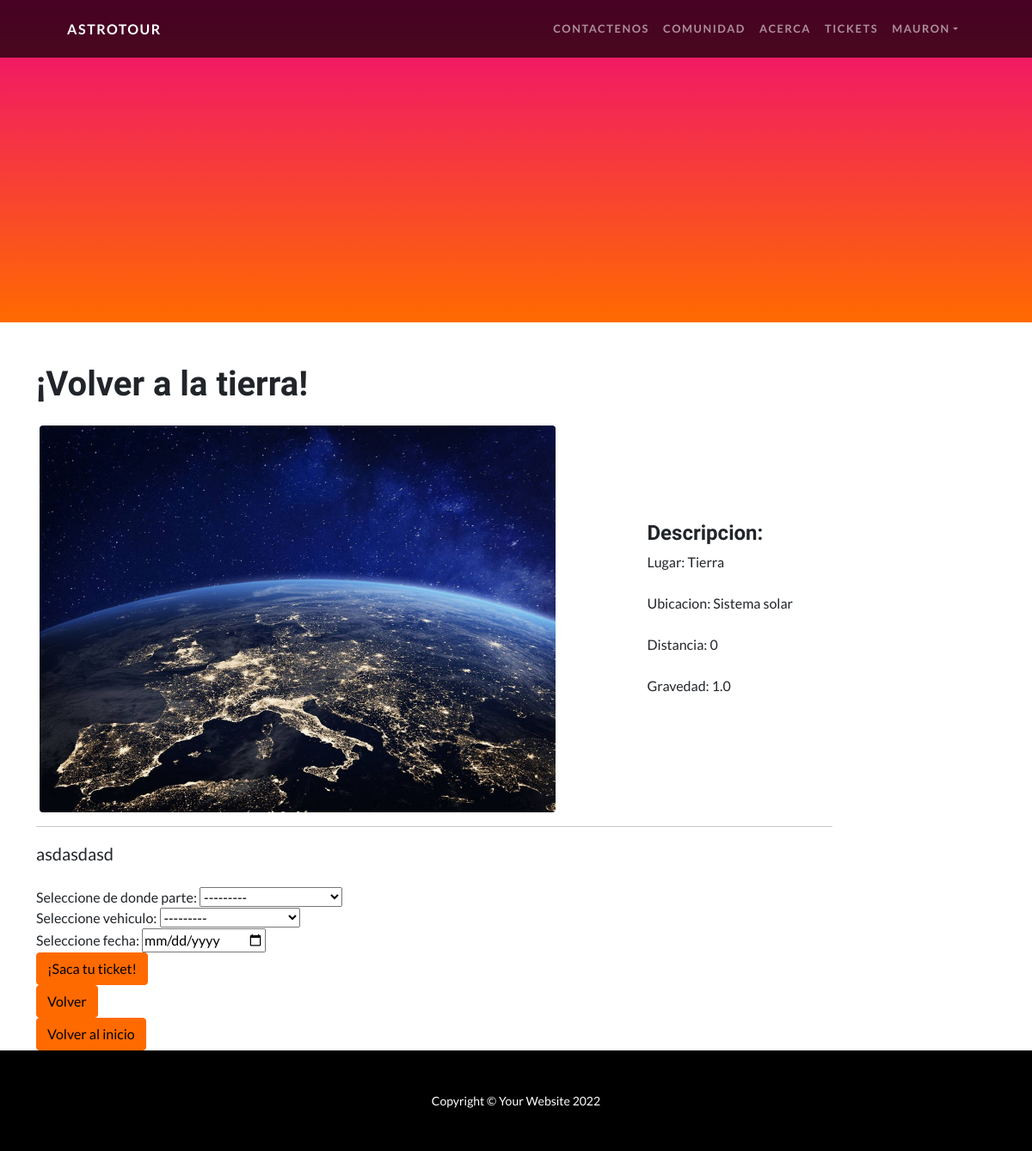
Page /viaje/crear-ticket-tierra (signed in) on the committed database.
### Viajes/models.py (models this page shows)
class Destino(models.Model):
    lugar = models.CharField(max_length = 50)
    ubicacion = models.CharField(max_length= 50)
    kilometros = models.IntegerField()
    gravedad = models.FloatField()
    resumen = models.TextField()
    descripcion = models.TextField()
    imagen = models.ImageField(upload_to = "imagen")
    def __str__(self):
        return f"{self.lugar}"

### Viajes/views.py (the view)
# urls.py: path('crear-ticket-tierra', views.volver_tierra, name = "Crear_ticket_tierra"),
def volver_tierra(request):
    user1 = request.user
    astroturista = Astroturista.objects.get(user = user1)
    if request.method == "POST":
        ticket_formulario = Ticket_formulario(request.POST)
        if ticket_formulario.is_valid():
            ticket_informacion = ticket_formulario.cleaned_data
            tierra = Destino.objects.get(lugar = "Tierra")
            if ticket_informacion["fecha"] > datetime.now().date():
                ticket = Ticket_abordaje (
                    usuario = astroturista,
                    destino = tierra,
                    vehiculo = ticket_informacion["vehiculo"],
                    precio = None,
                    tiempo = None,
                    fecha = ticket_informacion["fecha"]
                    )
                if Vuelos.objects.filter(fecha = ticket.fecha, destino_id = ticket.destino, vehiculo_id = ticket.vehiculo).exists() and Vuelos.objects.get(fecha = ticket.fecha, destino_id = ticket.destino, vehiculo_id = ticket.vehiculo).asientos_disponibles < 1:
                    return render(request, "no_mas_asientos.html")
                else:
                    ticket.save()
                    ticket.precio = ticket_informacion["destino"].kilometros * ticket.vehiculo.precio_x_km
                    ticket.save()
                    ticket.tiempo = ticket_informacion["destino"].kilometros / ticket.vehiculo.velocidad
                    ticket.save()
                    tiempo = (ticket.tiempo*60) % 60
                    vuelos = Vuelos (
                        destino = tierra,
                        vehiculo = ticket_informacion["vehiculo"],
                        fecha = ticket_informacion["fecha"],
                        asientos_disponibles = ticket.vehiculo.cantidad_pasajeros - 1,
                        tiempo_viaje = ticket.tiempo
                    )
                    if not Vuelos.objects.filter(fecha__icontains = ticket.fecha).exists():
                        vuelos.save()
                        vuelos.vuelo_ticket.add(ticket.id)
                    elif Vuelos.objects.filter(fecha__icontains = ticket.fecha, vehiculo = ticket.vehiculo).exists() and Vuelos.objects.filter(vehiculo = ticket.vehiculo).exists():
                        vuelos.save()
                        vuelos.vuelo_ticket.add(ticket.id)
                    else:
                        vuelo_ya_creado = Vuelos.objects.get(fecha = ticket.fecha, destino_id = ticket.destino, vehiculo_id = ticket.vehiculo)
                        Vuelos.objects.get(fecha = ticket.fecha, destino_id = ticket.destino, vehiculo_id = ticket.vehiculo).vuelo_ticket.add(ticket.id)
                        vuelo_ya_creado.asientos_disponibles -= 1
                        vuelo_ya_creado.save()
                    ticket_contexto = ticket
                    asunto_mail = f"Se ha generado el ticket de abordaje {ticket.id}"
                    mensaje = f"¡Muchas gracias {astroturista}! Su vuelo se ha generado correctamente. Viste nuestro sitio web para mas informacion"
                    email_from = settings.EMAIL_HOST_USER
                    recipent_list = [astroturista.email]
                    send_mail(asunto_mail, mensaje, email_from, recipent_list)
                    return render(request, "ticket_generado.html", {"ticket": ticket_contexto})
            else:
                ticket_formulario = Ticket_formulario()
                mensaje_error = "Fecha no valida. Ingrese una fecha posterior al dia de doy"
                return render(request, "volver_tierra.html", {"crear_ticket_formulario": ticket_formulario, "vehiculos": vehiculos, "destinos": destinos, "mensaje_error": mensaje_error})
    else:
        ticket_formulario = Ticket_formulario()
        vehiculos = Vehiculo.objects.all()
        destinos = Destino.objects.all()
        planeta_tierra = Destino.objects.get(lugar = "Tierra")
        return render(request, "volver_tierra.html", {"crear_ticket_tierra_formulario": ticket_formulario, "vehiculos": vehiculos, "destinos": destinos, "planeta_tierra" : planeta_tierra})

### Viajes/forms.py
class Ticket_formulario(forms.ModelForm):
    class Meta:
        model = Ticket_abordaje
        fields = ('destino', 'vehiculo', 'fecha')
        widgets = {
            'fecha':forms.DateInput(
                attrs={
                    'type': 'date'
                }
            ),
            'fecha':forms.DateInput(
                attrs={
                    'type': 'date'
                }
            ),
        }

### Viajes/models.py (called while the page is built)
    def __str__(self):
        return f"{self.nombre_vehiculo}"

### Viajes/templates/volver_tierra.html
{% extends "padre.html" %}
{% block ContenidoQueCambia %}
<div class="container mt-5">
    <div class="row">
        <div class="col-lg-10">
            <article>
                <header class="mb-4">
                    <h1 class="fw-bolder mb-1">¡Volver a la tierra!</h1>
                </header>
                <div class="row px-1 align-items-center">
                    <div class="col-lg-9">
                        <div class="p-0"><img class="img rounded" src="{{planeta_tierra.imagen.url}}" width="600" height="450" alt="..." /></div>
                    </div>
                    <div class="col-lg-3">
                        <div class="p-6">
                            <h4>Descripcion:</h4>
                            <p class="fs-6 mb-4">Lugar: {{planeta_tierra.lugar}}</p>
                            <p class="fs-6 mb-4">Ubicacion: {{planeta_tierra.ubicacion}}</p>
                            <p class="fs-6 mb-4">Distancia: {{planeta_tierra.kilometros}}</p>
                            <p class="fs-6 mb-4">Gravedad: {{planeta_tierra.gravedad}}</p>
                        </div>
                    </div>
                </div>
                <hr class="divider" />
                <section class="mb-4">
                    <p class="fs-5 mb-4">{{planeta_tierra.descripcion}}</p>
                </section>
                <form action="" method = "POST"> {% csrf_token %}
                   Seleccione de donde parte: {{crear_ticket_tierra_formulario.destino}}<br>
                   Seleccione vehiculo: {{crear_ticket_tierra_formulario.vehiculo}}<br>
                   Seleccione fecha: {{crear_ticket_tierra_formulario.fecha}}<br>
                   <button type="submit" class="btn btn-secondary">¡Saca tu ticket!</button>
                </form>
                <a type="button" class="btn btn-secondary" href="{% url 'Crear_ticket' %}">Volver</a>
            </article>
            <a type = "btn" href = "{% url 'Inicio' %}" class="btn btn-secondary">Volver al inicio</a>
        </div>
    </div>
</div>
{% endblock ContenidoQueCambia %}

### Usuario/templates/padre.html (shortened to what this page needs)
<!DOCTYPE html>
<html lang="en">
    <head>
        {% load static %}
        <link href="{% static 'Usuario/css/styles.css' %}" rel="stylesheet" />
    </head>
    <body id="page-top">
        <nav class="navbar navbar-expand-lg navbar-dark navbar-custom fixed-top">
            <div class="container px-5">
                <a class="navbar-brand" href="{% url 'Inicio' %}">AstroTour</a>
                <div class="collapse navbar-collapse" id="navbarResponsive">
                    <ul class="navbar-nav ms-auto">
                        <li class="nav-item"><a class="nav-link" href="{% url 'Contactenos' %}">Contactenos</a></li>
                        <li class="nav-item"><a class="nav-link" href="{% url 'Ver_post' %}">Comunidad</a></li>
                        <li class="nav-item"><a class="nav-link" href="{% url 'Acerca' %}">Acerca</a></li>
                        {% if request.user.is_superuser %}
                            <li class="nav-item"><a class="nav-link" href="{% url 'Mostrar_vuelos' %}">Ver vuelos</a></li>
                            <li class="nav-item"><a class="nav-link" href="{% url 'Tickets-admin' %}">Ver tickets</a></li>
                            <li class="nav-item"><a class="nav-link" href="{% url 'Crear_vehiculo' %}">Crear vehiculo</a></li>
                            <li class="nav-item"><a class="nav-link" href="{% url 'Crear_destino' %}">Crear destino</a></li>
                        {% elif request.user.is_authenticated %}
                            <li class="nav-item"><a class="nav-link" href="{% url 'Crear_ticket' %}">Tickets</a></li>
                        {% endif %}
                        {% if request.user.is_authenticated %}
                        <li class = "nav-item">
                            <div class="dropdown">
                                <a class="nav-link dropdown-toggle d-flex align-items-center" type="button" id="dropdownMenuButton2" data-bs-toggle="dropdown" aria-expanded="false">
                                    {{request.user.username}}
                                </a>
                            </div>
                        </li>
                        {% endif %}
                    </ul>
                </div>
            </div>
        </nav>
        <header class="masthead text-center text-white">
        </header>
        {% block ContenidoQueCambia %}
        {% endblock ContenidoQueCambia %}
        <footer class="py-5 bg-black">
            <div class="container px-5"><p class="m-0 text-center text-white small">Copyright &copy; Your Website 2022</p></div>
        </footer>
    </body>
</html>

### rows in the picture
Destino: imagen (picture), lugar "Tierra", ubicacion "Sistema solar", kilometros "0", gravedad "1.0", descripcion "asdasdasd"

### other values in the picture
{{ request.user.username }} "MAURON"
